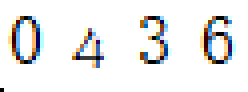
#> input picture security_trade/util/screen.bmp, 62 x 23 px (shown 4 times larger)
$ python ocr_test4.py
#> lines starting #> are read from the running program, lines starting #| are printed output that depends on the picture; after the words box and inside, x2 and y2 are one past the last pixel; in counts of white or black regions, pixels touching at a corner belong together
# 图片二值化
from PIL import Image

# 模式 "L" 为灰度图像，每个像素用8个bit表示，0表示黑，255表示白，其他数字表示不同的灰度。
# 模式 "1" 为二值图像，每个像素用 8bit表示，0表示黑，255表示白 (没有其他值)。
img = Image.open('screen.bmp').convert(mode='1').resize((62, 23))
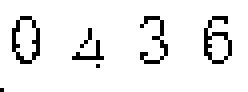
#> img: PIL image 62x23 1 (shown 4 times larger); 92.5% white; black in thin lines or dots, all inside (x1, y1, x2, y2) = (0, 4, 58, 23)

img.save("test1.jpg")
# 获得文字图片的每个像素点
src_strlist = img.load()

#  像素点的坐标如下图所示:
#  (0,0), (1,0), (2,0)
#  (0,1), (1,1)
#  (0,2)
#

for j in range(img.height - 1):
    for i in range(img.width - 1):
        data = src_strlist[i, j]
        if data >= 150:
            print(0, end='')
        else:
            print(1, end='')
    print('')


def get_split_position(image: Image, content_num=4) -> list:
#> called with content_num = 4
    pre_is_split = False
    pre_split_x_value = []
    content_length_total = 0
    one_split_group = []
    for i in range(image.width - 1):
        total = 0
        for j in range(image.height - 1):
            total = total + src_strlist[i, j]
        #  如果某一列的像素的灰度值基本都是白色, 就认为这一列没有内容, 作为分割线
        if total >= 255 * (image.height - 1):
            one_split_group.append(i)
            pre_is_split = True
        else:
            content_length_total = content_length_total + 1
            if pre_is_split:
                # 当前列像素有内容, 前面的像素列是分割符, 这时候, 说明前面的可以分到一组里
                pre_split_x_value.append(sum(one_split_group) / len(one_split_group))
                one_split_group = []
                pre_is_split = False
#> after the loop, content_length_total = 29; one_split_group = [58, 59, 60]; pre_split_x_value = [1, 13.5, 30, 46]

    print("每个数字平均长度为", content_length_total / content_num)
#| 每个数字平均长度为 7.25
    cursor = 0
    real_split_x_value = []
    for split_pos in pre_split_x_value:
        #  分割中心位置 - 上一个分割中心位置 > 每个数字占据的平均长度
        if split_pos - cursor > content_length_total / content_num:
            real_split_x_value.append(int(split_pos))
            cursor = split_pos
#> this loop made 4 passes
#> (split_pos, cursor) on passes 2 to 4: (13.5, 13.5), (30, 30), (46, 46)
#> after the loop, cursor = 46; real_split_x_value = [13, 30, 46]

    return real_split_x_value


cut_pos = get_split_position(img)
#> cut_pos = [13, 30, 46]
print()

img2 = img.crop((0,0,cut_pos[0],img.height))
img2.save("lena2.jpg")
from numpy import savetxt, asarray
data = asarray(img2)

# 自定义灰度界限，大于这个值为黑色，小于这个值为白色
threshold = 160

table = []
for i in range(256):
    if i < threshold:
        table.append(0)
    else:
        table.append(1)

# 图片二值化
